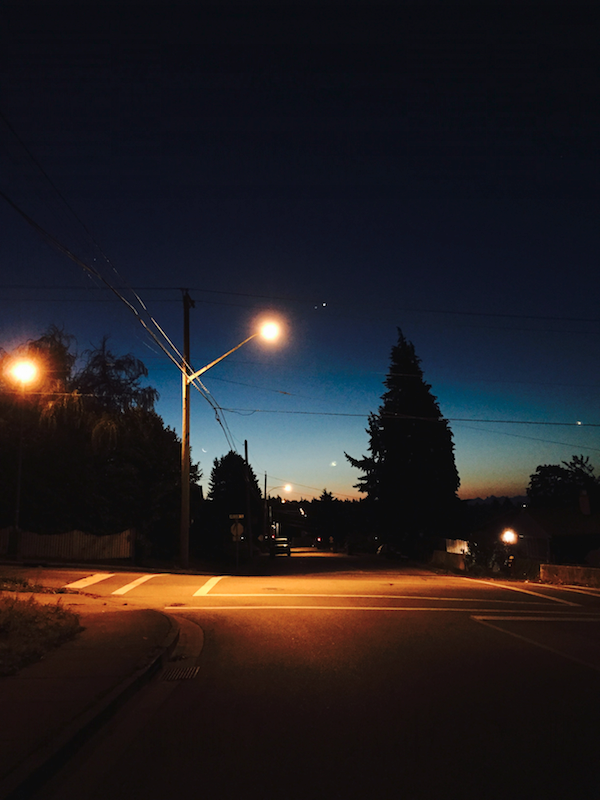
#> input picture merged.bmp, 600 x 800 px
$ python extract.py
#> lines starting #> are read from the running program, lines starting #| are printed output that depends on the picture; after the words box and inside, x2 and y2 are one past the last pixel; in counts of white or black regions, pixels touching at a corner belong together
#extract
from PIL import Image, ImageDraw, ImageMath

stegged=Image.open("merged.bmp")
#> stegged is the input picture: PIL image 600x800 RGB; mean R, G, B 35.3, 31.3, 34
red, green, blue = stegged.split()
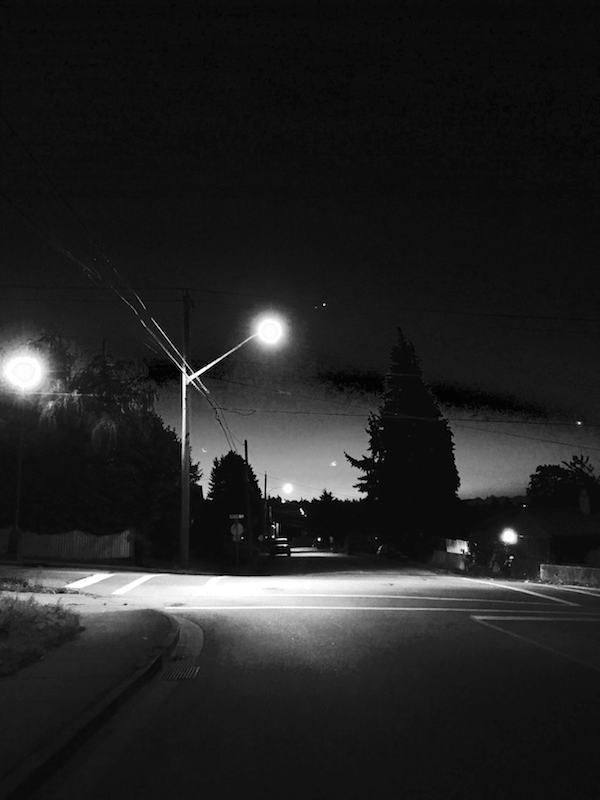
#> red: PIL image 600x800 L; min 1, max 255, mean 35.3
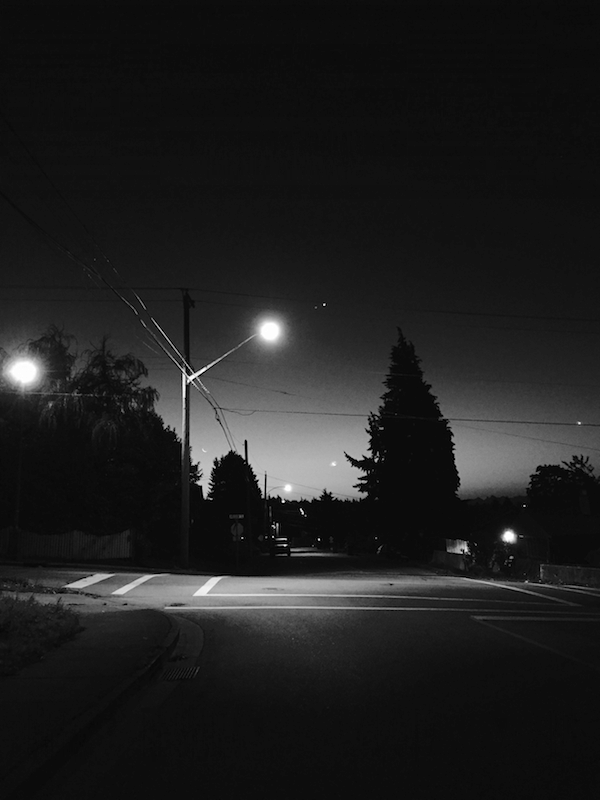
#> green: PIL image 600x800 L; min 1, max 255, mean 31.3
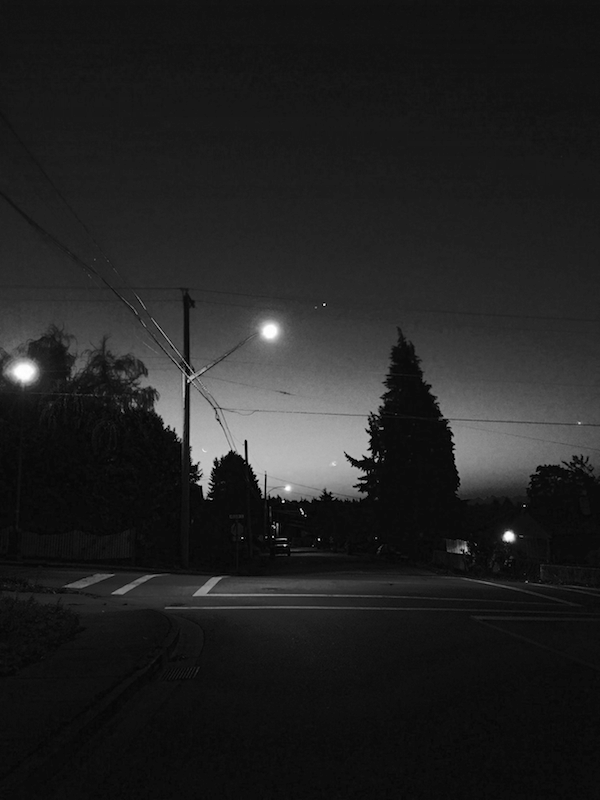
#> blue: PIL image 600x800 L; min 1, max 255, mean 34
watermark=ImageMath.eval("(a&0x1)*255",a=red) # convert to 0 or 255
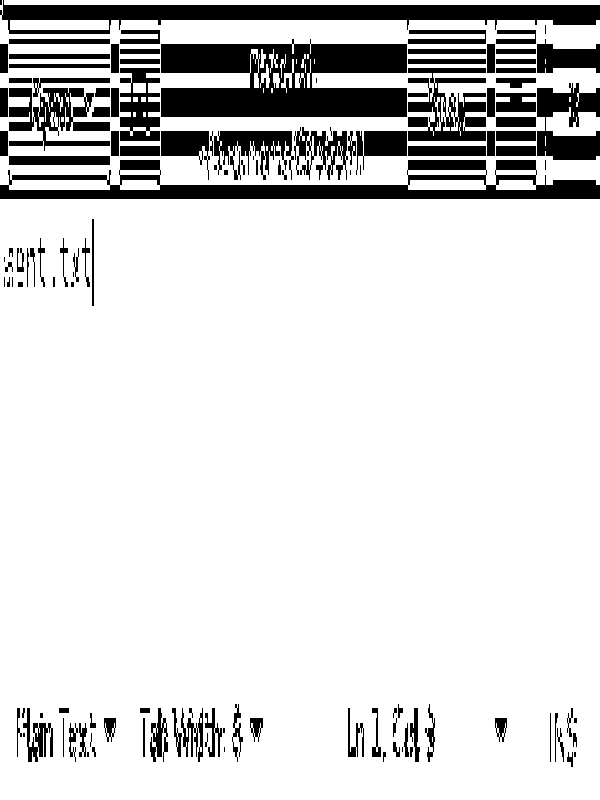
#> watermark: PIL image 600x800 I; 85.2% white; 128 black regions (24 under 20 px), largest, box (x1, y1, x2, y2) and area: (161, 39, 407, 117) 14246, (0, 160, 600, 199) 10340, (0, 0, 600, 34) 9709
watermark=watermark.convert("L")
watermark.save("extracted-watermark.bmp")
